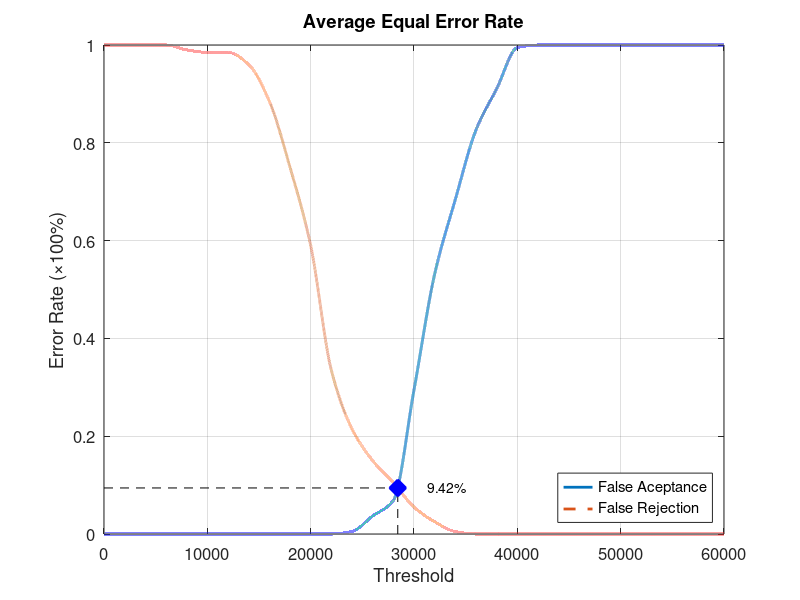
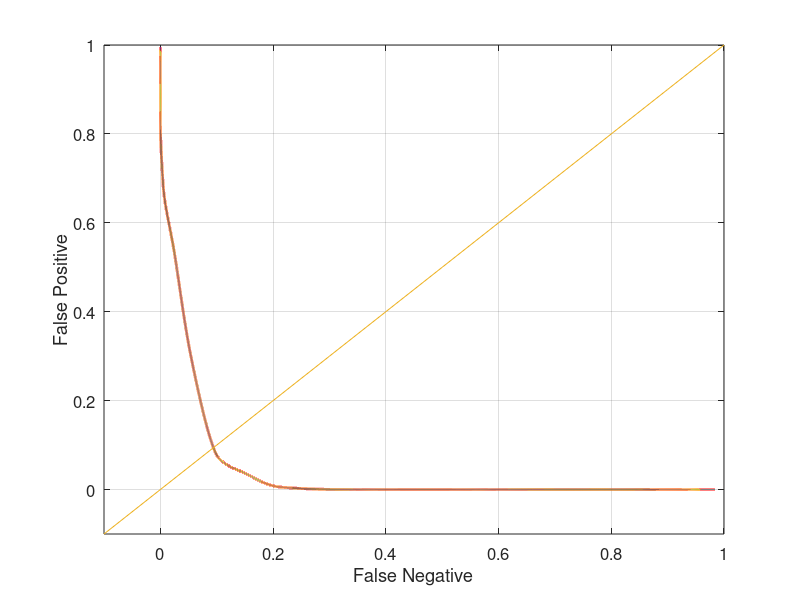

MATLAB code for these plots, in order:
function yEER = Database3_2
close all;
clear;
clc;
x = 0:2000:60000;
xq = 0:0.5:60000;

y0 = [0 0 0 0 0 0 0 0 0 0 0 0 0.00526316 0.0368421 0.0684211 0.294737 0.531579 0.684211 0.826316 0.910526 0.994737 1 1 1 1 1 1 1 1 1 1];
yy0 = interp1(x, y0, xq, 'pchip');
y1 = [1 1 1 1 0.99 0.985 0.985 0.96 0.885 0.75 0.59 0.335 0.215 0.15 0.105 0.055 0.025 0.005 0 0 0 0 0 0 0 0 0 0 0 0 0];
yy1 = interp1(x, y1, xq, 'pchip');

% Calculating EER: 
y2 = abs(y0 - y1);
find(y2 == min(y2))
yy2 = abs(yy0 - yy1);
xEER = find(yy2 == min(yy2));
xEERIndex = xq(xEER) % X-axis EER
yEER = yy0(xEER) % Y-axis EER

main = figure
plot(xq, yy0,'-','LineWidth', 2);	hold on
plot(xq, yy1,'--','LineWidth', 2);	hold on
plot([xEERIndex xEERIndex], [0 yEER], 'k--');	hold on
plot([0 xEERIndex], [yEER yEER], 'k--');	hold on
plot(xEERIndex, yEER, 'bx', 'LineWidth', 10);	hold on
text(xEERIndex + 10 * xEERIndex / 100, yEER, [num2str(round((10000 * yEER)) / 100) '%'])
legend('False Aceptance', 'False Rejection', 'Location', 'SouthEast')
xlabel('Threshold')
ylabel('Error Rate (\times100%)')
title('Average Equal Error Rate')
set(gca, 'FontSize', 12)
axis([0 60000 0 1])
grid on

print(main, 'Database3_2Main', '-dpng');
FNRxFPR = figure('Color', [1 1 1]);
plot(yy1, yy0, '-', yy1, yy0, 'LineWidth', 2);
hold on
y = -0.1:0.1:1
plot(y, y); 
set(gca, 'FontSize', 12)
xlabel('False Negative')
ylabel('False Positive')
axis([-0.1 1 -0.1 1])
set(gca, 'FontSize', 12)
grid on

print(FNRxFPR, 'Database3_2FNRxFPR','-dpng');
end
